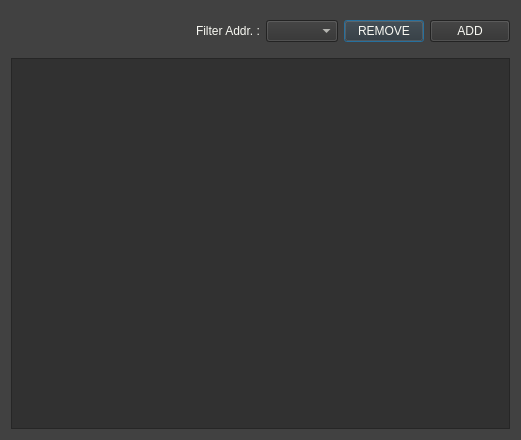
<?xml version="1.0" encoding="UTF-8"?>
<ui version="4.0">
 <class>ReadCoilsWin</class>
 <widget class="QDialog" name="ReadCoilsWin">
  <property name="geometry">
   <rect>
    <x>0</x>
    <y>0</y>
    <width>521</width>
    <height>440</height>
   </rect>
  </property>
  <property name="windowTitle">
   <string>Read Coil Database</string>
  </property>
  <property name="styleSheet">
   <string notr="true">QDialog{
  background-color: #414141;
	color: rgb(238, 238, 236);
}</string>
  </property>
  <layout class="QGridLayout" name="gridLayout">
   <item row="0" column="0">
    <layout class="QVBoxLayout" name="verticalLayout" stretch="1,1,1,40">
     <item>
      <spacer name="verticalSpacer_2">
       <property name="orientation">
        <enum>Qt::Vertical</enum>
       </property>
       <property name="sizeHint" stdset="0">
        <size>
         <width>20</width>
         <height>40</height>
        </size>
       </property>
      </spacer>
     </item>
     <item>
      <layout class="QHBoxLayout" name="horizontalLayout">
       <item>
        <spacer name="horizontalSpacer">
         <property name="orientation">
          <enum>Qt::Horizontal</enum>
         </property>
         <property name="sizeHint" stdset="0">
          <size>
           <width>40</width>
           <height>20</height>
          </size>
         </property>
        </spacer>
       </item>
       <item>
        <widget class="QLabel" name="label">
         <property name="styleSheet">
          <string notr="true">color: #f8f8f2;</string>
         </property>
         <property name="text">
          <string>Filter Addr. :</string>
         </property>
        </widget>
       </item>
       <item>
        <widget class="QComboBox" name="comboBox">
         <property name="styleSheet">
          <string notr="true">background-color: #313131;
color: #f8f8f2;</string>
         </property>
        </widget>
       </item>
       <item>
        <widget class="QPushButton" name="pushButton_2">
         <property name="styleSheet">
          <string notr="true">background-color: #313131;
color: #f8f8f2;</string>
         </property>
         <property name="text">
          <string>REMOVE</string>
         </property>
         <property name="icon">
          <iconset resource="sources.qrc">
           <normaloff>:/imgs/arrow-up_23783.png</normaloff>:/imgs/arrow-up_23783.png</iconset>
         </property>
        </widget>
       </item>
       <item>
        <widget class="QPushButton" name="pushButton">
         <property name="styleSheet">
          <string notr="true">background-color: #313131;
color: #f8f8f2;</string>
         </property>
         <property name="text">
          <string>ADD</string>
         </property>
         <property name="icon">
          <iconset resource="sources.qrc">
           <normaloff>:/imgs/arrow-down_23784.png</normaloff>:/imgs/arrow-down_23784.png</iconset>
         </property>
        </widget>
       </item>
      </layout>
     </item>
     <item>
      <spacer name="verticalSpacer">
       <property name="orientation">
        <enum>Qt::Vertical</enum>
       </property>
       <property name="sizeHint" stdset="0">
        <size>
         <width>20</width>
         <height>40</height>
        </size>
       </property>
      </spacer>
     </item>
     <item>
      <widget class="QTableView" name="tableView">
       <property name="styleSheet">
        <string notr="true">background-color: #313131;
color: #f8f8f2;</string>
       </property>
       <property name="horizontalScrollBarPolicy">
        <enum>Qt::ScrollBarAsNeeded</enum>
       </property>
       <attribute name="horizontalHeaderMinimumSectionSize">
        <number>110</number>
       </attribute>
       <attribute name="horizontalHeaderShowSortIndicator" stdset="0">
        <bool>true</bool>
       </attribute>
       <attribute name="horizontalHeaderStretchLastSection">
        <bool>false</bool>
       </attribute>
       <attribute name="verticalHeaderVisible">
        <bool>false</bool>
       </attribute>
      </widget>
     </item>
    </layout>
   </item>
  </layout>
 </widget>
 <resources>
  <include location="sources.qrc"/>
 </resources>
 <connections/>
</ui>
